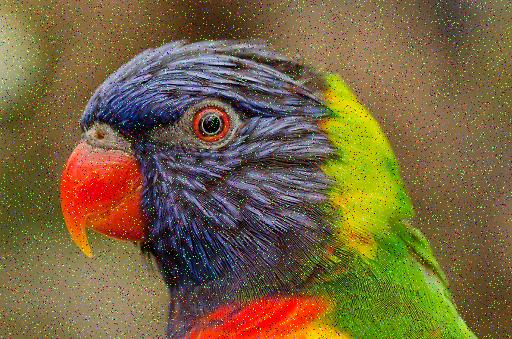
#> input picture Lab/Lab2/noisyImg_1.jpg, 512 x 339 px, given in place of slow.mp4, which was not available
$ python tracking_meanshift.py
#> lines starting #> are read from the running program, lines starting #| are printed output that depends on the picture; after the words box and inside, x2 and y2 are one past the last pixel; in counts of white or black regions, pixels touching at a corner belong together; pictures that were not available may be replaced by others from this repository, and a replacement may not be noted
import numpy as np
import cv2

cap = cv2.VideoCapture('slow.mp4')

# take first frame of the video
ret, frame = cap.read()
#> frame is the input picture: shape (339, 512, 3); mean B, G, R 63.9, 100.6, 119.9

# setup initial location of window
# r,h,c,w - region of image
#           simply hardcoded the values
r, h, c, w = 210, 45, 300, 45
track_window = (c, r, w, h)

# set up the ROI for tracking
roi = frame[r:r+h, c:c+w]
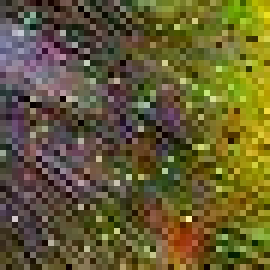
#> roi: shape (45, 45, 3) (shown 6 times larger); mean B, G, R 50.2, 91.9, 100.8
hsv_roi = cv2.cvtColor(frame, cv2.COLOR_BGR2HSV)
#> hsv_roi: shape (339, 512, 3); mean H, S, V 44.7, 135.3, 127.8
mask = cv2.inRange(hsv_roi, np.array((0., 60., 32.)), np.array((180., 255., 255.)))
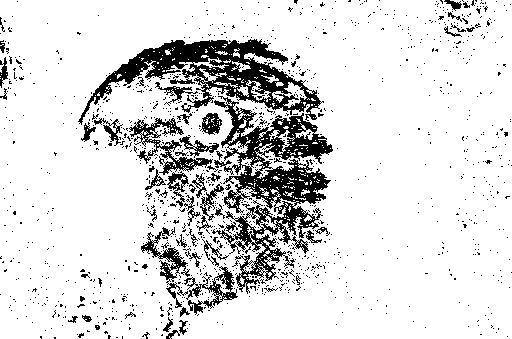
#> mask: shape (339, 512); 86% white; 1212 black regions (1156 under 20 px), largest, box (x1, y1, x2, y2) and area: (212, 96, 333, 294) 8398, (78, 39, 324, 125) 6620, (129, 118, 213, 175) 1236
roi_hist = cv2.calcHist([hsv_roi], [0], mask, [180], [0, 180])
#> roi_hist = 180 values, max 6738 at index 19, min 5 at index 64, mean 829.1
cv2.normalize(roi_hist,roi_hist, 0, 255, cv2.NORM_MINMAX)

# Setup the termination criteria, either 10 iteration or move by at least 1 pt
term_crit = (cv2.TERM_CRITERIA_EPS | cv2.TERM_CRITERIA_COUNT, 10, 1)

while 1:
    ret, frame = cap.read()

    if ret is True:
        hsv = cv2.cvtColor(frame, cv2.COLOR_BGR2HSV)
        dst = cv2.calcBackProject([hsv], [0], roi_hist, [0, 180], 1)
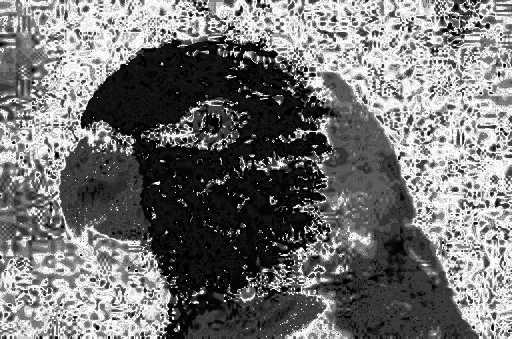
#> dst: shape (339, 512); min 0, max 255, mean 115.9

        # apply meanshift to get the new location
        ret, track_window = cv2.meanShift(dst, track_window, term_crit)
#> ret = 8; track_window = (309, 217, 45, 45)

        # Draw it on image
        x, y, w, h = track_window
#> x = 309; y = 217; w = 45; h = 45
        cv2.rectangle(frame, (x, y), (x+w, y+h), 255, 2)
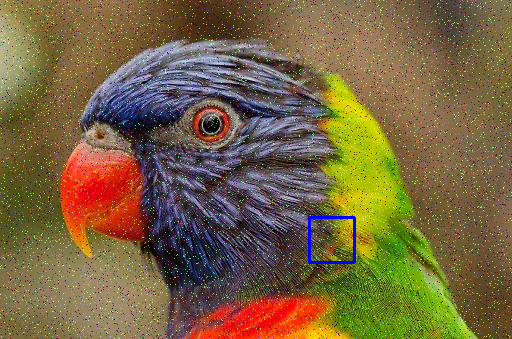
#> frame: shape (339, 512, 3); 0.31% of pixels changed, all inside (x1, y1, x2, y2) = (308, 216, 356, 264)

        cv2.imshow('img2', frame)

        k = cv2.waitKey(60) & 0xff
#> (key Esc is pressed here)
        if k == 27:
            break
        else:
            cv2.imwrite(chr(k)+".jpg", frame)

    else:
        break

cv2.destroyAllWindows()
cap.release()
